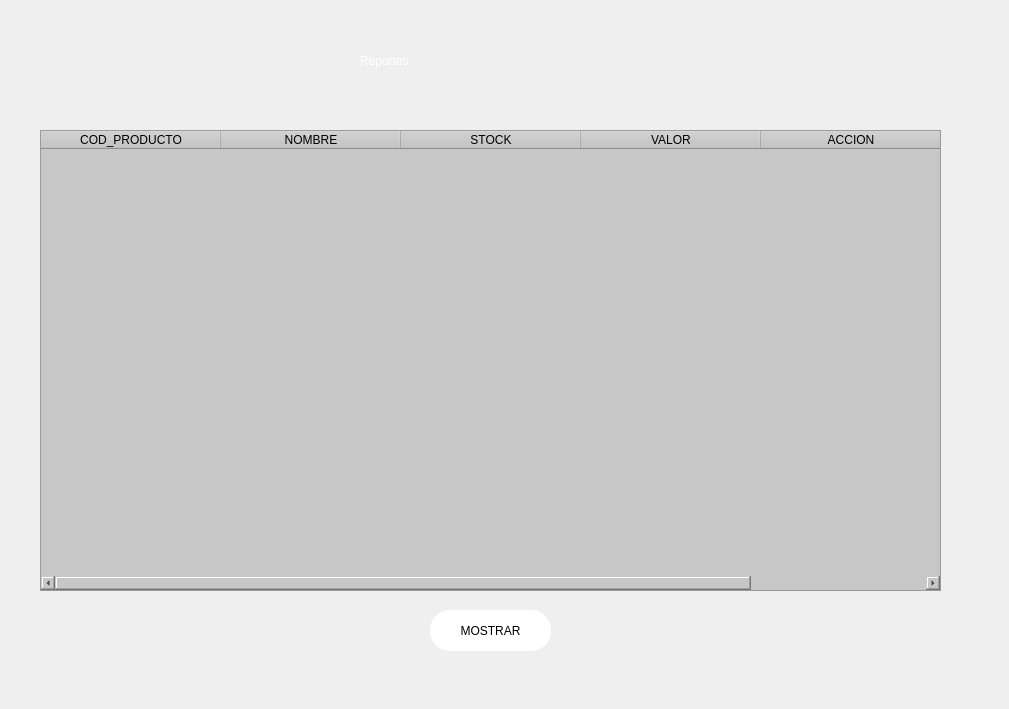
    <widget class="QWidget" name="tab_3">
     <attribute name="title">
      <string>Reportes</string>
     </attribute>
     <widget class="QLabel" name="label_43">
      <property name="geometry">
       <rect>
        <x>0</x>
        <y>0</y>
        <width>1000</width>
        <height>700</height>
       </rect>
      </property>
      <property name="styleSheet">
       <string notr="true">background-image: url(C:/Users/User/Downloads/home.jpg);
background-repeat: no-repeat;
background-position: center center;
background-size: cover;</string>
      </property>
      <property name="text">
       <string/>
      </property>
      <property name="pixmap">
       <pixmap>../../Downloads/Downloads/principal.png</pixmap>
      </property>
      <property name="scaledContents">
       <bool>true</bool>
      </property>
     </widget>
     <widget class="QTableWidget" name="table_REPORTE">
      <property name="geometry">
       <rect>
        <x>40</x>
        <y>130</y>
        <width>901</width>
        <height>461</height>
       </rect>
      </property>
      <property name="font">
       <font>
        <weight>50</weight>
        <bold>false</bold>
       </font>
      </property>
      <property name="styleSheet">
       <string notr="true">background-color: rgb(199, 199, 199);</string>
      </property>
      <property name="dragEnabled">
       <bool>false</bool>
      </property>
      <property name="sortingEnabled">
       <bool>false</bool>
      </property>
      <attribute name="horizontalHeaderCascadingSectionResizes">
       <bool>false</bool>
      </attribute>
      <attribute name="horizontalHeaderDefaultSectionSize">
       <number>180</number>
      </attribute>
      <attribute name="horizontalHeaderMinimumSectionSize">
       <number>39</number>
      </attribute>
      <column>
       <property name="text">
        <string>COD_PRODUCTO</string>
       </property>
      </column>
      <column>
       <property name="text">
        <string>NOMBRE</string>
       </property>
      </column>
      <column>
       <property name="text">
        <string>STOCK</string>
       </property>
      </column>
      <column>
       <property name="text">
        <string>VALOR</string>
       </property>
      </column>
      <column>
       <property name="text">
        <string>ACCION</string>
       </property>
      </column>
     </widget>
     <widget class="QPushButton" name="bt_MOSTRAR_REPORTE">
      <property name="geometry">
       <rect>
        <x>430</x>
        <y>610</y>
        <width>121</width>
        <height>41</height>
       </rect>
      </property>
      <property name="styleSheet">
       <string notr="true">border-radius:20px;
font: 14pt &quot;MS Shell Dlg 2&quot;;
background-color: rgb(255, 255, 255);</string>
      </property>
      <property name="text">
       <string>MOSTRAR</string>
      </property>
     </widget>
     <widget class="QLabel" name="label_44">
      <property name="geometry">
       <rect>
        <x>360</x>
        <y>0</y>
        <width>271</width>
        <height>121</height>
       </rect>
      </property>
      <property name="styleSheet">
       <string notr="true">font: 90pt &quot;Onyx&quot;;
color: white;</string>
      </property>
      <property name="text">
       <string>Reportes</string>
      </property>
     </widget>
    </widget>
